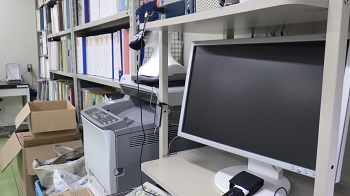
#> input picture q-3 Binarization/test1.JPG, 350 x 196 px, found by its file name
$ python q-3.py
#> lines starting #> are read from the running program, lines starting #| are printed output that depends on the picture
#> further down, img is the input picture: shape (196, 350, 3); mean B, G, R 126.4, 123.9, 125
import cv2
import numpy as np

def gray(img):
    red = img[:, :, 2].copy()
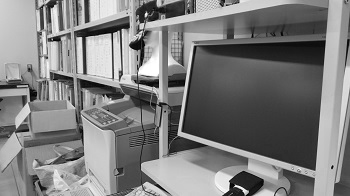
#> red: shape (196, 350); min 0, max 255, mean 125
    green = img[:, :, 1].copy()
    blue = img[:, :, 0].copy()
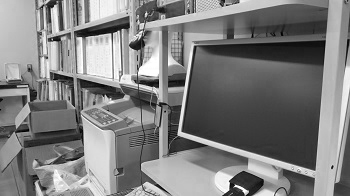
#> blue: shape (196, 350); min 0, max 255, mean 126.4
    Y = 0.21626*red + 0.7152*green + 0.0722*blue
    return Y.astype(np.uint8)

img = cv2.imread("test1.jpg")
gray = gray(img)

gray[gray < 128] = 0
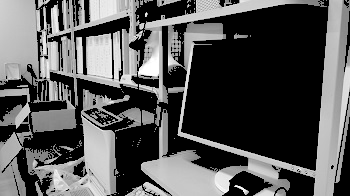
#> gray: shape (196, 350); min 0, max 255, mean 86.2
gray[gray > 128] = 255
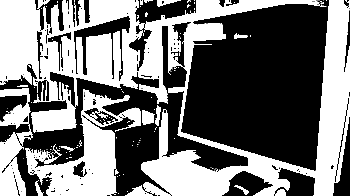
#> gray: shape (196, 350); min 0, max 255, mean 120.7


cv2.imwrite("answer1.bmp",gray)
cv2.imshow("result1",gray)

cv2.waitKey(0)
#> (the run stopped early here; a loop or call above may not have finished)
